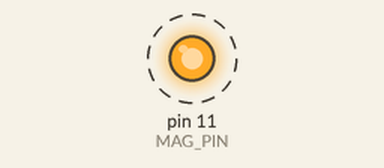
Bench run of a sketch on a simulated Arduino Uno, built with avr-gcc and run on an emulated ATmega328P. Parts: output pins drawn as LEDs (lit = HIGH). Dashed ring = blinking.

Above: at 0.5 s.
Timing chart, 0 to 4.6 s (numbered marks = the images above):
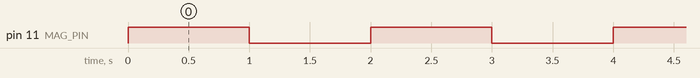

The sketch:

MagOnOff.ino
```cpp
#define MAG_PIN 11

void setup() {
  pinMode(MAG_PIN, OUTPUT);
}

void loop() {
  digitalWrite(MAG_PIN, HIGH);
  delay(1000);
  digitalWrite(MAG_PIN, LOW);
  delay(1000);
}
```

Measured:
- by itself, pin 11 (MAG_PIN): alternates HIGH for 1.0 s and LOW for 1.0 s
